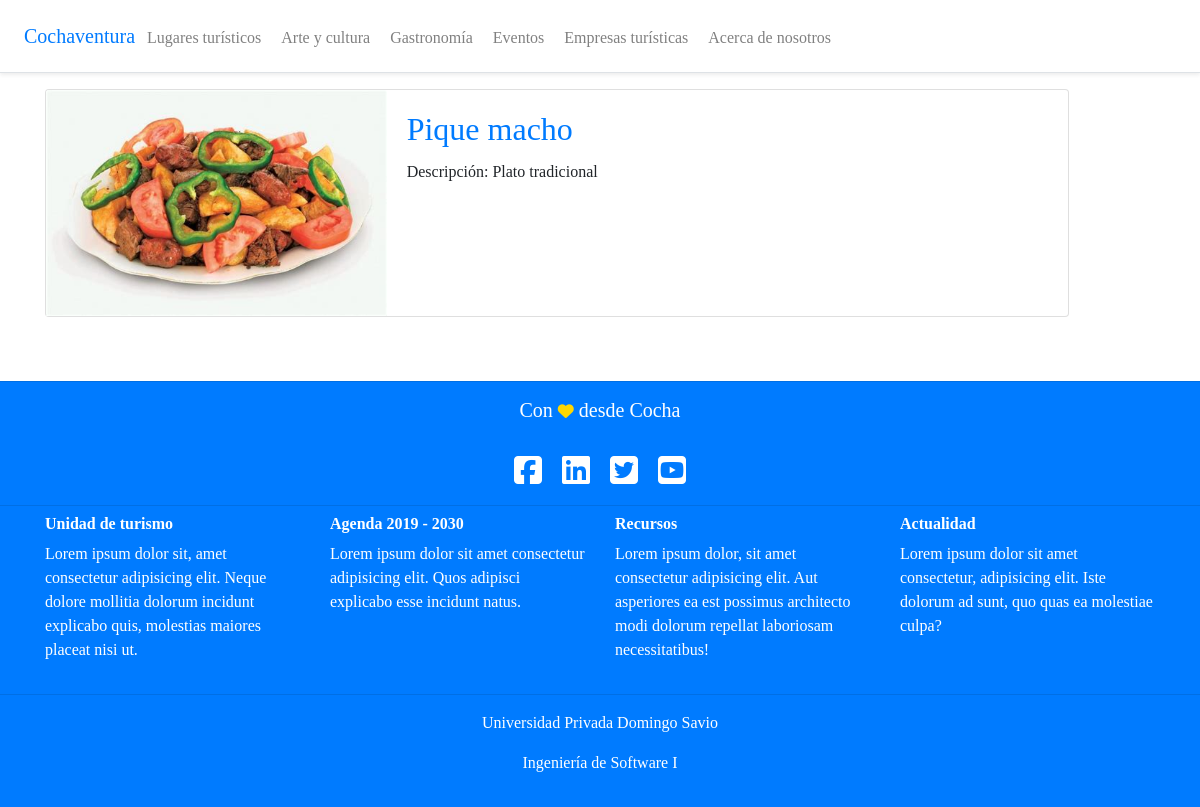
Page /gastronomia/ on the committed database.
### gastronomia/models.py (models this page shows, shortened)
class Gastronomia(models.Model):
	nombre = models.CharField(max_length=200)
	descripcion = models.CharField(max_length=250)
	cover = models.ImageField(upload_to='covers/', blank=True)
	created = models.DateTimeField(auto_now_add=True)
	updated = models.DateTimeField(auto_now_add=True)
	class Meta:
		verbose_name = 'gastronomia'
		verbose_name_plural = 'gastronomia'
	def get_absolute_url(self):
		return reverse('gastronomia_detail', kwargs={'pk': str(self.pk)})

### gastronomia/views.py (the view)
# urls.py: path('', GastronomiaListView.as_view(), name='gastronomia_list'),
class GastronomiaListView(ListView):
	model = Gastronomia
	context_object_name = 'gastronomia_list'
	template_name = 'gastronomia/gastronomia_list.html'

### templates/gastronomia/gastronomia_list.html (shortened to what this page needs)
{% extends '_base.html' %}
{% block content %}
	{% for gastronomia in object_list %}
	<div class="card mb-3" style="max-width: 1024px;">
		<div class="row no-gutters">
			<div class="col-md-4">
				<img class="lugarescover card-img-top" src="{{ gastronomia.cover.url}}" alt="{{ gastronomia.nombre }}">
    		</div>
    		<div class="col-md-8">
    			<div class="card-body">
	    			<h2 class="card-title"><a href="{{ gastronomia.get_absolute_url }}">{{ gastronomia.nombre }}</a></h2>
	    			<p class="card-text">Descripción: {{ gastronomia.descripcion }}</p>
      			</div>
    		</div>
  		</div>
	</div>
	<br><br>
	{% endfor %}
{% endblock content %}

### rows in the picture
Gastronomia: cover (picture), nombre "Pique macho", descripcion "Plato tradicional"
